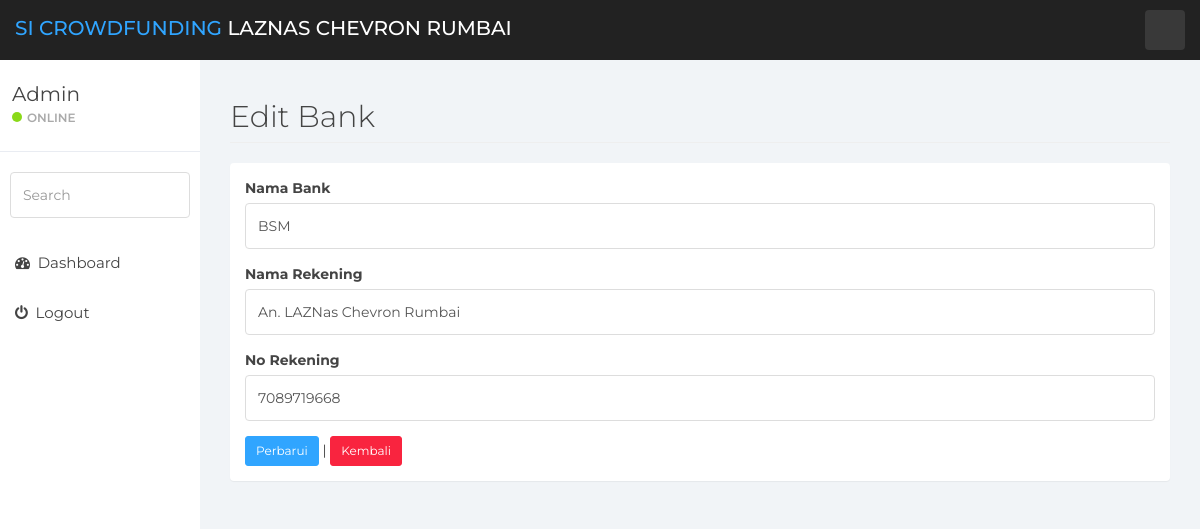
Page /bank/edit/3 on the committed database.
### tables this page shows
CREATE TABLE `bank` (
  `id_bank` int(11) NOT NULL,
  `nama_bank` varchar(15) NOT NULL,
  `nama_rek` varchar(25) NOT NULL,
  `no_rek` varchar(20) NOT NULL
);

### application/libraries/Template.php (called while the page is built)
<?php if ( ! defined('BASEPATH')) exit('No direct script access allowed');
class Template {
		var $template_data = array();
		function set($name, $value)
		{
			$this->template_data[$name] = $value;
		}
		function load($template = '', $view = '' , $view_data = array(), $return = FALSE)
		{
			$this->CI =& get_instance();
			$this->set('contents', $this->CI->load->view($view, $view_data, TRUE));
			return $this->CI->load->view($template, $this->template_data, $return);
		}
}

### application/controllers/Bank.php (called while the page is built, shortened)
<?php
class Bank extends CI_Controller{
    function edit()
    {
        if(isset($_POST['submit'])){
            $id=  $this->uri->segment(3);
            $nama_bank    = $this->input->post('nama_bank');
            $nama_rekening = $this->input->post('nama_rek');
            $no_rekening = $this->input->post('no_rek');
            $data           = array('id_bank'=>$id,
                                    'nama_bank'=>$nama_bank,
                                    'nama_rek'=>$nama_rekening,
                                    'no_rek'=>$no_rekening
                                    );
            $this->model_bank->edit($data,$id);
            redirect('bank');
        } else{
            $id=  $this->uri->segment(3);
            $data['record']     =  $this->model_bank->get_one($id)->row_array();
            $this->template->load('template','bank/update_data',$data);
        }
    }
}
  ?>

### index.php (called while the page is built, shortened)
<?php
require_once BASEPATH.'core/CodeIgniter.php';

### application/models/Model_bank.php (called while the page is built, shortened)
<?php
class Model_bank extends CI_Model{
    function get_one($id)
    {
        $param  =   array('id_bank'=>$id);
        return $this->db->get_where('bank',$param);
    }
}
 ?>

### application/views/bank/update_data.php (the view)
<div class="row">
    <div class="col-md-12">
        <h2 class="page-header">
            Edit Bank
        </h2>
    </div>
</div>
<div class="row">
    <div class="col-md-12">
        <div class="panel panel-default">
            <div class="panel-body">
               <form action="<?php site_url('bank/edit/'.$record['id_bank'])?>" method="post">
                    <div class="form-group">
                        <label>Nama Bank</label>
                        <input type="text" name="nama_bank" class="form-control" required value="<?php echo $record['nama_bank']?>">
                    </div>
                    <div class="form-group">
                        <label>Nama Rekening</label>
                        <input type="text" name="nama_rek" class="form-control" required value="<?php echo $record['nama_rek']?>">
                    </div>
                    <div class="form-group">
                        <label>No Rekening</label>
                        <input type="text" name="no_rek" class="form-control" required value="<?php echo $record['no_rek']?>">
                    </div>
                    <button type="submit" name="submit" class="btn btn-primary btn-sm">Perbarui</button> |
                    <?php echo anchor('Bank','Kembali',array('class'=>'btn btn-danger btn-sm'))?>
               </form>
            </div>
        </div>
    </div>
</div>

### assets/css/styles.css (style rules this page uses)
body { background: #f1f4f7; padding-top: 60px; font-size: 14px; color: #444444; font-family: "Montserrat", "Helvetica Neue", Helvetica, Arial, sans-serif; }
a, a:hover, a:focus { color: #30a5ff; }
h1, h2, h3, h4, h5, h6 { color: #444444; }
h2 { font-weight: 300; margin-bottom: 20px; }
input.form-control { border: 1px solid #ddd; box-shadow: none; height: 46px; }
.btn-primary, .btn-primary:hover, .btn-primary:focus, .btn-primary:active, .btn-primary.active, .open > .dropdown-toggle.btn-primary, .btn-primary.disabled, .btn-primary[disabled], fieldset[disabled] .btn-primary, .btn-primary.disabled:hover, .btn-primary[disabled]:hover, fieldset[disabled] .btn-primary:hover, .btn-primary.disabled:focus, .btn-primary[disabled]:focus, fieldset[disabled] .btn-primary:focus, .btn-primary.disabled:active, .btn-primary[disabled]:active, fieldset[disabled] .btn-primary:active, .btn-primary.disabled.active, .btn-primary[disabled].active, fieldset[disabled] .btn-primary.active { background-color: #30a5ff; border-color: #30a5ff; }
.btn-danger, .btn-danger:hover, .btn-danger:focus, .btn-danger:active, .btn-danger.active, .open > .dropdown-toggle.btn-danger, .btn-danger.disabled, .btn-danger[disabled], fieldset[disabled] .btn-danger, .btn-danger.disabled:hover, .btn-danger[disabled]:hover, fieldset[disabled] .btn-danger:hover, .btn-danger.disabled:focus, .btn-danger[disabled]:focus, fieldset[disabled] .btn-danger:focus, .btn-danger.disabled:active, .btn-danger[disabled]:active, fieldset[disabled] .btn-danger:active, .btn-danger.disabled.active, .btn-danger[disabled].active, fieldset[disabled] .btn-danger.active { background-color: #f9243f; border-color: #f9243f; }
.panel { border: 0; }

### application/views/template.php (style rules this page uses)
.row { margin-left: 0; margin-right: 0; }

### rows in the picture
bank: nama_bank "BSM", nama_rek "An. LAZNas Chevron Rumbai", no_rek "7089719668"

### other values in the picture
anchor('Bank','Kembali',array('class'=>'btn btn-danger btn-sm')) "Kembali"
